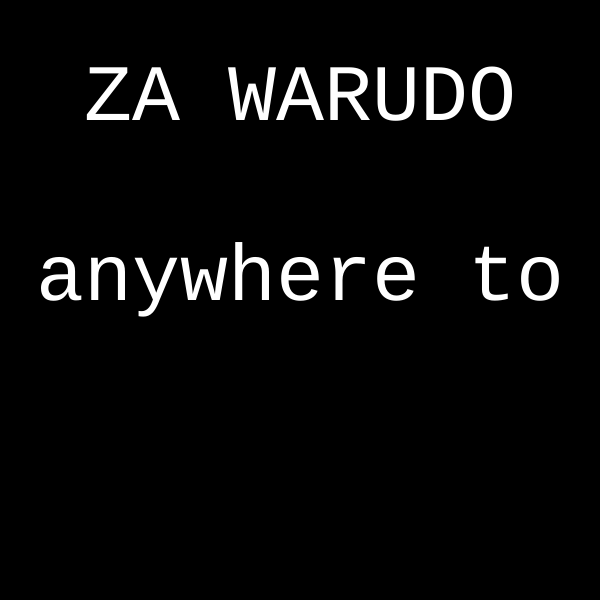
Frame 1 (no input)
Frame 60 (no input): identical to frame 1, image omitted
Frame 120 (the mouse pressed at the canvas centre since frame 60): identical to frame 1, image omitted

The p5.js sketch that drew this single still picture (run headless with seeded random() and noise() and a simulated clock; from frame 60 on, the mouse is pressed at the canvas centre):

// p5.js sketch
// ── sketch.js
'use strict';


let state = 'title';
let cnv;
let points = 0;
let w = 600;
let h = 600;
function setup(){
  cnv = createCanvas(w,h);
  textFont('monospace');
}

function draw(){


  switch(state){
    case 'title':
      title();
      cnv.mouseClicked(titleMouseClicked);
      break;
    case 'level 1':
      level1();
      cnv.mouseClicked(level1MouseClicked);
      break;
      case 'YOU WIN':
        youWin();
        cnv.mouseClicked(youWinMouseClicked);
        break;
      default:
      break;
  }


  
}




function title(){
  background(0);
  textSize(80);
  fill(255);
  textAlign(CENTER);
  text('ZA WARUDO',w/2,h/5);
  text('click anywhere to start',width/2,h/2);
  textSize(20);

}

function titleMouseClicked(){

    console.log('canvas is clicked on title page');
    state = 'level 1';

}

function level1(){
  background(50,150,200);
  text('DIO!',0,height - 50);
  textSize(30);
  text('ORA ORA ORAs:' + points,0,height - 10);
  textSize(30);
}

function level1MouseClicked(){
  points++;
  if(points >= 10){
    state = 'YOU WIN';
  }
}



function youWin(){
  background(255,50,80);
  textSize(80);
  stroke(255);
  text('ROADA ROLLA DA',100,100);
  text('click anywhere to re-start',70,300);
  textSize(20);
}

function youWinMouseClicked(){
  state = 'level 1';
  points = 0;
}
